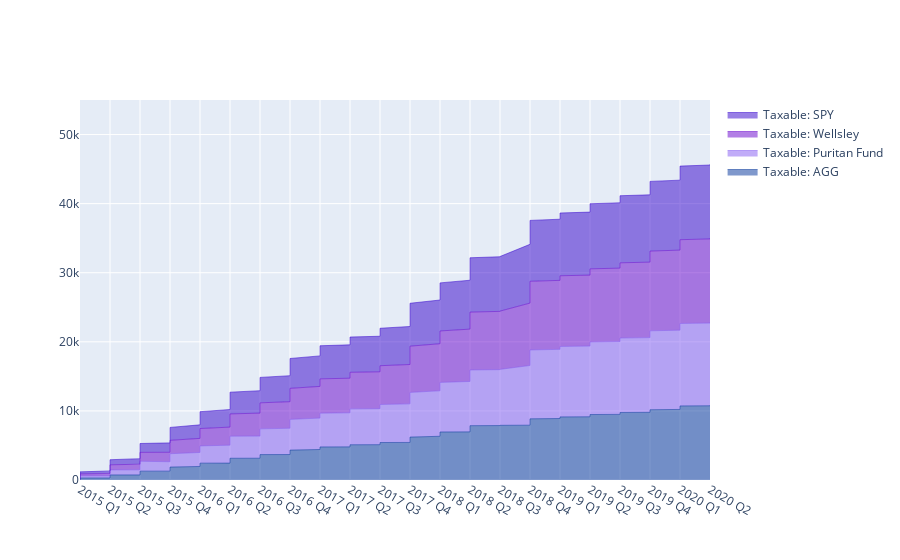

The cell this chart's notebook holds for it:
### Code cell
fig.add_trace(go.Scatter(
    x=agg['quarter'], y=agg['sym_total'],
    name="Taxable: AGG",
    hoverinfo='x+y',
    mode='lines',
    line=dict(width=0.5, color='rgb(0, 51, 153)'),
    stackgroup='one' # define stack group
))
fig.add_trace(go.Scatter(
    x=puritan['quarter'], y=puritan['sym_total'],
    name="Taxable: Puritan Fund",
    hoverinfo='x+y',
    mode='lines',
    line=dict(width=0.5, color='rgb(131, 90, 241)'),
    stackgroup='one' # define stack group
))
fig.add_trace(go.Scatter(
    x=well['quarter'], y=well['sym_total'],
    name="Taxable: Wellsley",
    hoverinfo='x+y',
    mode='lines',
    line=dict(width=0.5, color='rgb(102, 0, 204)'),
    stackgroup='one'
))
fig.add_trace(go.Scatter(
    x=spy['quarter'], y=spy['sym_total'],
    name="Taxable: SPY",
    hoverinfo='x+y',
    mode='lines',
    line=dict(width=0.5, color='rgb(50, 0, 204)'),
    stackgroup='one'
))

fig.update_layout(yaxis_range=(0, 55000))

### Figure 1 — Plotly figure (JSON) as saved in the notebook; plotly's stock layout.template omitted (floating-point values rounded to 4 significant figures; data arrays with more than 128 entries replaced by an {"elided": "..."} marker saying what was removed)
{"data": [{"hoverinfo": "x+y", "line": {"color": "rgb(0, 51, 153)", "width": 0.5}, "mode": "lines", "name": "Taxable: AGG", "stackgroup": "one", "type": "scatter", "x": {"elided": "192 str values"}, "y": {"elided": "192 float values"}}, {"hoverinfo": "x+y", "line": {"color": "rgb(131, 90, 241)", "width": 0.5}, "mode": "lines", "name": "Taxable: Puritan Fund", "stackgroup": "one", "type": "scatter", "x": {"elided": "151 str values"}, "y": {"elided": "151 float values"}}, {"hoverinfo": "x+y", "line": {"color": "rgb(102, 0, 204)", "width": 0.5}, "mode": "lines", "name": "Taxable: Wellsley", "stackgroup": "one", "type": "scatter", "x": {"elided": "150 str values"}, "y": {"elided": "150 float values"}}, {"hoverinfo": "x+y", "line": {"color": "rgb(50, 0, 204)", "width": 0.5}, "mode": "lines", "name": "Taxable: SPY", "stackgroup": "one", "type": "scatter", "x": {"elided": "150 str values"}, "y": {"elided": "150 float values"}}], "layout": {"yaxis": {"range": [0, 55000]}}}
